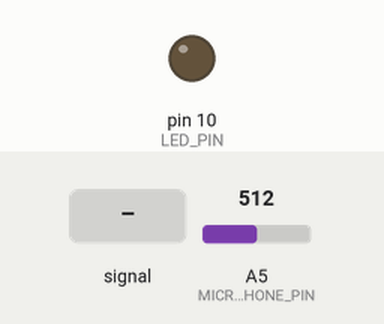
A sketch run on a simulated Arduino Uno, built with avr-gcc and run on an emulated ATmega328P. On the bench: output pins drawn as LEDs (lit = HIGH). Dashed ring = blinking. Inputs (shaded band) come from the test bench; at power-on: A5 (MICROPHONE_PIN) = 512. What the sketch prints to the serial monitor is not drawn.

Above: at 1.2 s.
1.3 s: A5 (MICROPHONE_PIN) fed a 200 Hz sine of ±255 counts around its level
At 4.17 s:
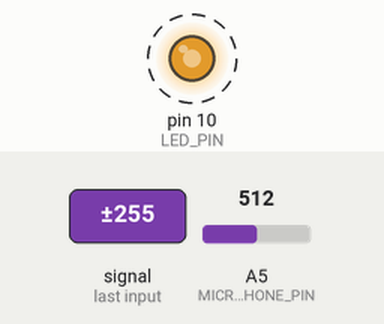
4.3 s: A5 (MICROPHONE_PIN) set to 900
At 4.6 s:
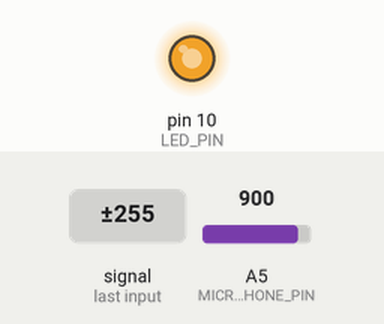
5.8 s: A5 (MICROPHONE_PIN) set to 690
At 7.0 s:
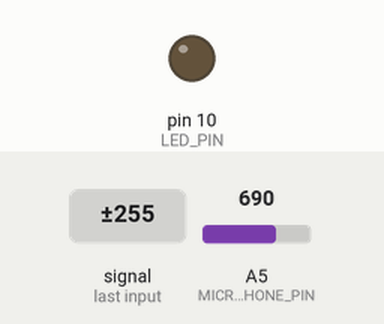
7.3 s: A5 (MICROPHONE_PIN) fed a 1000 Hz sine of ±255 counts around its level
10.3 s: A5 (MICROPHONE_PIN) set to 511
11.8 s: A5 (MICROPHONE_PIN) fed a 50 Hz sine of ±306 counts around its level
At 12.04 s:
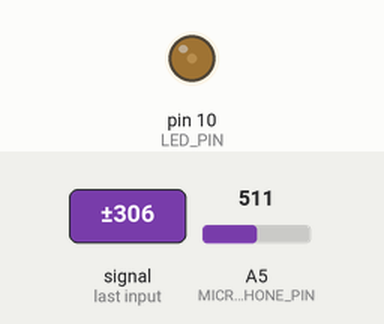
Timing chart, 0 to 15.8 s (numbered marks = the images above; inputs shaded):
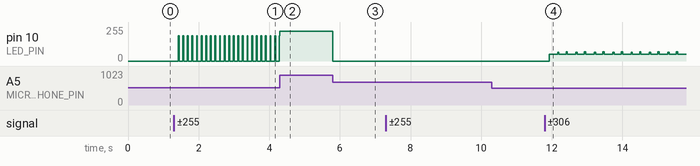

The sketch:

Screamer.ino
```cpp
// Кричалка
#define LED_PIN 10
#define MICROPHONE_PIN A5

void setup() {
  //Светодиод
  pinMode(LED_PIN, OUTPUT);
  Serial.begin(9600);
}

void loop() {

  unsigned int val = 0;

  for (int i = 0; i < 4; ++i)
  {
    val += analogRead(MICROPHONE_PIN);
  }
  val >>= 2;

  if (val > 700)
  {
    analogWrite(LED_PIN, map(analogRead(MICROPHONE_PIN), 0, 1023, 0, 255));
  }
  else
    analogWrite(LED_PIN, 0);
  Serial.println(analogRead(MICROPHONE_PIN));
}
```

Measured:
- after the input at 1.3 s, pin 10 (LED_PIN): alternates 190/255 for 0.03 s and 0/255 for 0.10 s, starting after 0.12 s
- after the input at 5.8 s, pin 10 (LED_PIN): 224/255 → 0/255 at once
- after the input at 11.8 s, pin 10 (LED_PIN): 0/255 → 50/255 after 0.12 s, then repeats every 0.52 s: 67/255 0.04 s, 51/255 0.20 s, 69/255 0.04 s, 50/255 0.24 s
